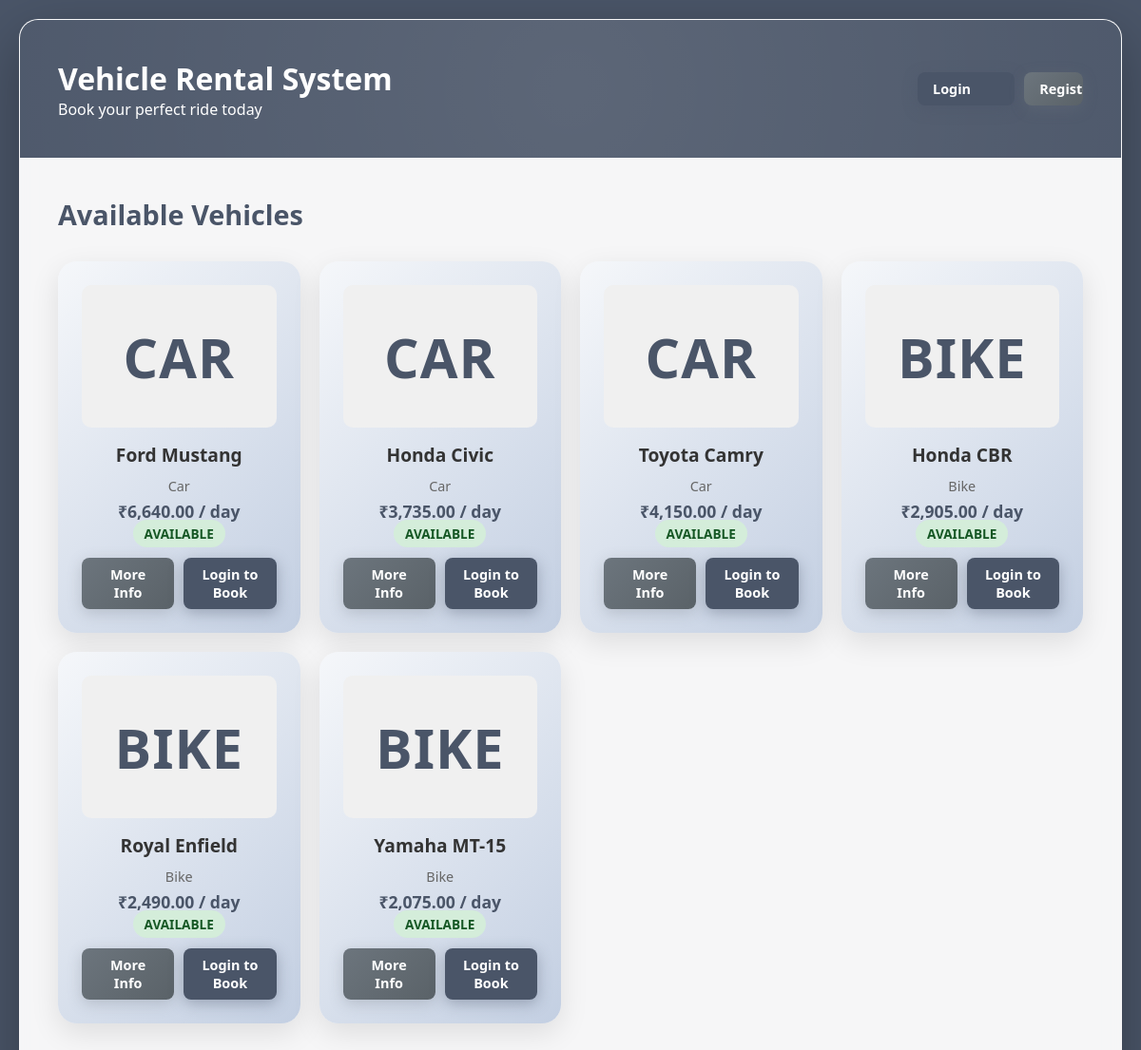
The page / on the database its author committed.
### tables this page shows
CREATE TABLE IF NOT EXISTS vehicles (
    id INT AUTO_INCREMENT PRIMARY KEY,
    name VARCHAR(100) NOT NULL,
    type ENUM('car', 'bike') NOT NULL,
    daily_rate DECIMAL(10, 2) NOT NULL,
    status ENUM('available', 'rented') DEFAULT 'available',
    created_at TIMESTAMP DEFAULT CURRENT_TIMESTAMP
);

### config.php (called while the page is built, shortened)
<?php
function isLoggedIn() {
    return isset($_SESSION['user_id']);
}
?>

### index.php (the view, shortened to what this page needs)
<?php
require_once 'config.php';
$vehicles_query = "SELECT * FROM vehicles WHERE status = 'available' ORDER BY type, name";
$vehicles_result = $conn->query($vehicles_query);
?>
<!DOCTYPE html>
<html lang="en">
<head>
    <link rel="stylesheet" href="style.css">
</head>
<body>
    <div class="container">
        <header>
            <div class="header-content">
                <div class="header-left">
                    <h1>Vehicle Rental System</h1>
                    <p>Book your perfect ride today</p>
                </div>
                <div class="header-right">
                    <?php if (isLoggedIn()): ?>
                        <div class="user-info">
                            <span><?php echo htmlspecialchars(!empty($_SESSION['name']) ? $_SESSION['name'] : $_SESSION['username']); ?></span>
                            <a href="logout.php" class="btn btn-small btn-secondary">Logout</a>
                            <?php if (isAdmin()): ?>
                                <a href="admin.php" class="btn btn-small btn-primary">Admin Panel</a>
                            <?php endif; ?>
                        </div>
                    <?php else: ?>
                        <div class="auth-buttons">
                            <a href="login.php" class="btn btn-small btn-primary">Login</a>
                            <a href="register.php" class="btn btn-small btn-secondary">Register</a>
                        </div>
                    <?php endif; ?>
                </div>
            </div>
        </header>
        <div class="booking-section">
            <h2>Available Vehicles</h2>
            <?php if ($vehicles_result->num_rows > 0): ?>
                <div class="vehicles-grid">
                    <?php while ($vehicle = $vehicles_result->fetch_assoc()): ?>
                        <div class="vehicle-card">
                            <div class="vehicle-image">
                                <?php if (!empty($vehicle['image_url'])): ?>
                                    <img src="<?php echo htmlspecialchars($vehicle['image_url']); ?>" alt="<?php echo htmlspecialchars($vehicle['name']); ?>">
                                <?php else: ?>
                                    <div class="vehicle-icon">
                                        <span class="vehicle-type-icon"><?php echo ucfirst($vehicle['type']); ?></span>
                                    </div>
                                <?php endif; ?>
                            </div>
                            <h3><?php echo htmlspecialchars($vehicle['name']); ?></h3>
                            <p class="vehicle-type"><?php echo ucfirst($vehicle['type']); ?></p>
                            <p class="vehicle-price">₹<?php echo number_format($vehicle['daily_rate'], 2); ?> / day</p>
                            <div class="vehicle-status">
                                <span class="status-badge <?php echo $vehicle['status']; ?>">
                                    <?php echo ucfirst($vehicle['status']); ?>
                                </span>
                            </div>
                            <div class="vehicle-actions">
                                <a href="details.php?id=<?php echo $vehicle['id']; ?>" class="btn btn-secondary btn-small">More Info</a>
                                <?php if ($vehicle['status'] === 'available'): ?>
                                    <?php if (isLoggedIn() && !isAdmin()): ?>
                                        <a href="book.php?id=<?php echo $vehicle['id']; ?>" class="btn btn-primary btn-small">Book Now</a>
                                    <?php elseif (!isLoggedIn()): ?>
                                        <a href="login.php" class="btn btn-primary btn-small">Login to Book</a>
                                    <?php endif; ?>
                                <?php else: ?>
                                    <button class="btn btn-primary btn-small" disabled>Rented</button>
                                <?php endif; ?>
                            </div>
                        </div>
                    <?php endwhile; ?>
                </div>
            <?php else: ?>
                <div class="no-vehicles">
                    <p>No vehicles available at the moment. Please check back later.</p>
                </div>
            <?php endif; ?>
        </div>
    </div>
</body>
</html>

### style.css (style rules this page uses)
* { margin: 0; padding: 0; box-sizing: border-box; }
body { font-family: 'Segoe UI', Tahoma, Geneva, Verdana, sans-serif; background: #4a5568; min-height: 100vh; padding: 20px; color: #333; }
.container { max-width: 1200px; margin: 0 auto; background: rgba(255, 255, 255, 0.95); backdrop-filter: blur(10px); border-radius: 20px; box-shadow: 0 20px 60px rgba(0, 0, 0, 0.3); overflow: hidden; border: 1px solid rgba(255, 255, 255, 0.2); }
header { background: #4a5568; color: white; padding: 40px; position: relative; overflow: hidden; }
header::before { content: ''; position: absolute; top: -50%; left: -50%; width: 200%; height: 200%; background: radial-gradient(circle, rgba(255,255,255,0.1) 0%, transparent 70%); animation: pulse 15s ease-in-out infinite; }
.header-content { display: flex; justify-content: space-between; align-items: center; gap: 20px; }
.header-left { flex: 1; }
.header-right { display: flex; align-items: center; gap: 15px; }
.auth-buttons { display: flex; gap: 10px; }
.booking-section { padding: 40px; }
.booking-section h2 { color: #4a5568; margin-bottom: 30px; font-size: 1.8em; }
.vehicles-grid { display: grid; grid-template-columns: repeat(auto-fill, minmax(200px, 1fr)); gap: 20px; margin-bottom: 40px; }
.vehicle-card { background: linear-gradient(135deg, #f5f7fa 0%, #c3cfe2 100%); padding: 25px; border-radius: 20px; text-align: center; transition: all 0.4s cubic-bezier(0.175, 0.885, 0.32, 1.275); cursor: pointer; position: relative; overflow: hidden; box-shadow: 0 10px 30px rgba(0, 0, 0, 0.1); }
.vehicle-card::before { content: ''; position: absolute; top: 0; left: -100%; width: 100%; height: 100%; background: linear-gradient(90deg, transparent, rgba(255,255,255,0.4), transparent); transition: left 0.5s; }
.vehicle-icon { font-size: 3em; margin-bottom: 15px; }
.vehicle-type-icon { font-size: 1.2em; font-weight: 600; color: #4a5568; text-transform: uppercase; letter-spacing: 1px; }
.vehicle-image { width: 100%; height: 150px; overflow: hidden; border-radius: 10px; margin-bottom: 15px; background: #f0f0f0; display: flex; align-items: center; justify-content: center; }
.vehicle-image .vehicle-icon { margin-bottom: 0; }
.vehicle-card h3 { color: #333; margin-bottom: 10px; font-size: 1.2em; }
.vehicle-type { color: #666; font-size: 0.9em; margin-bottom: 5px; }
.vehicle-price { color: #4a5568; font-weight: bold; font-size: 1.1em; }
.vehicle-actions { display: flex; gap: 10px; justify-content: center; margin-top: 15px; }
.vehicle-actions .btn { width: auto; flex: 1; }
.vehicle-actions .btn-primary { width: auto; }
.btn { padding: 12px 30px; border: none; border-radius: 8px; font-size: 1em; font-weight: 600; cursor: pointer; transition: all 0.3s ease; text-decoration: none; display: inline-block; position: relative; overflow: hidden; }
.btn::before { content: ''; position: absolute; top: 0; left: -100%; width: 100%; height: 100%; background: linear-gradient(90deg, transparent, rgba(255,255,255,0.3), transparent); transition: 0.5s; }
.btn-primary { background: #4a5568; color: white; width: 100%; box-shadow: 0 4px 15px rgba(74, 85, 104, 0.4); }
.btn-secondary { background: linear-gradient(135deg, #6c757d 0%, #5a6268 100%); color: white; box-shadow: 0 4px 15px rgba(108, 117, 125, 0.3); }
.btn-small { padding: 8px 16px; font-size: 0.9em; }
.status-badge { padding: 5px 12px; border-radius: 20px; font-size: 0.85em; font-weight: 600; text-transform: uppercase; }
.status-badge.available { background: #d4edda; color: #155724; }

### rows shown on the page
vehicles: type "CAR", name "Ford Mustang", type "Car", daily_rate "6,640.00", status "AVAILABLE", shows "Login to Book"
vehicles: type "CAR", name "Honda Civic", type "Car", daily_rate "3,735.00", status "AVAILABLE", shows "Login to Book"
vehicles: type "CAR", name "Toyota Camry", type "Car", daily_rate "4,150.00", status "AVAILABLE", shows "Login to Book"
vehicles: type "BIKE", name "Honda CBR", type "Bike", daily_rate "2,905.00", status "AVAILABLE", shows "Login to Book"
vehicles: type "BIKE", name "Royal Enfield", type "Bike", daily_rate "2,490.00", status "AVAILABLE", shows "Login to Book"
vehicles: type "BIKE", name "Yamaha MT-15", type "Bike", daily_rate "2,075.00", status "AVAILABLE", shows "Login to Book"
